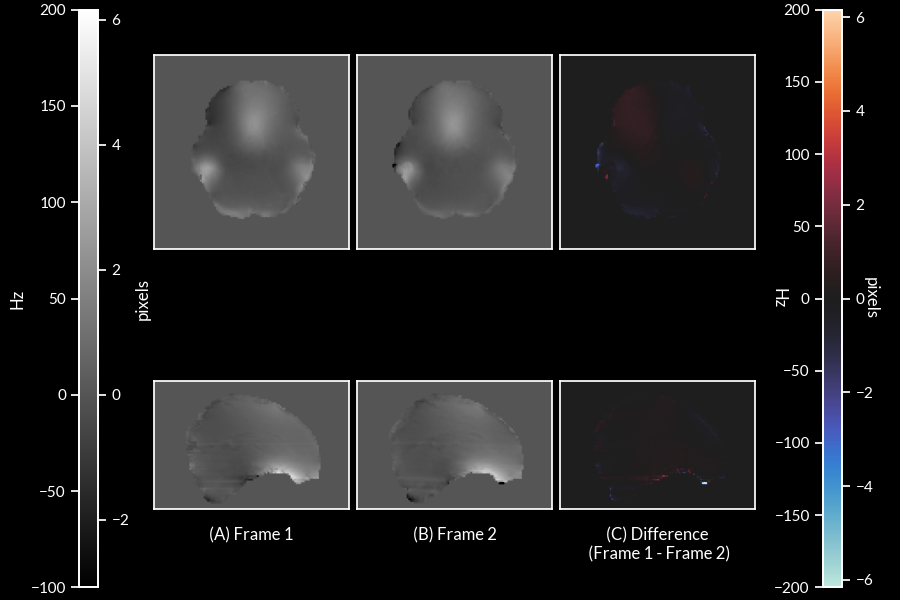

This chart was generated by the following Python code:
import nibabel as nib
import matplotlib.pyplot as plt
import seaborn as sns
# import simplebrainviewer as sbv

sns.set(font="Lato", style="dark")
plt.style.use("dark_background")

frame_ref = nib.load("/home/vanandrew/Data/test/run01_fmap_masked.nii.gz")
frame_mov = nib.load("/home/vanandrew/Data/test/run04_01space_fmap_masked.nii.gz")

data_ref = frame_ref.get_fdata()
data_mov = frame_mov.get_fdata()
diff = data_mov - data_ref

f = plt.figure(figsize=(9, 6), layout="constrained")

# pixel/Hz
pix_per_hz = 0.000279996 * 110

v_min = -200
v_max = 200
v_min_px = v_min * pix_per_hz
v_max_px = v_max * pix_per_hz

slice_num = 25

ax1 = f.add_subplot(2, 3, 1)
im1 = ax1.imshow(data_ref[:, :, slice_num].T, origin="lower", cmap="gray", vmin=-100, vmax=200)
ax1.set_xticklabels([])
ax1.set_yticklabels([])

ax1_2 = f.add_subplot(2, 3, 1)
ax1_2.set_visible(False)

ax2 = f.add_subplot(2, 3, 2)
im2 = ax2.imshow(data_mov[:, :, slice_num].T, origin="lower", cmap="gray", vmin=-100, vmax=200)
ax2.set_xticklabels([])
ax2.set_yticklabels([])

axA = f.add_subplot(2, 3, 3)
imA = axA.imshow(diff[:, :, slice_num].T, origin="lower", cmap="icefire", vmin=v_min, vmax=v_max)
axA.set_xticklabels([])
axA.set_yticklabels([])

axA_2 = f.add_subplot(2, 3, 3)
axA_2.set_visible(False)

# slice num
slice_num = 55

ax3 = f.add_subplot(2, 3, 4)
im3 = ax3.imshow(data_ref[slice_num, :, :].T, origin="lower", cmap="gray", vmin=-100, vmax=200)
ax3.set_xticklabels([])
ax3.set_yticklabels([])
ax3.set_xlabel("(A) Frame 1")

ax3_2 = f.add_subplot(2, 3, 4)
ax3_2.set_visible(False)

ax4 = f.add_subplot(2, 3, 5)
im4 = ax4.imshow(data_mov[slice_num, :, :].T, origin="lower", cmap="gray", vmin=-100, vmax=200)
ax4.set_xticklabels([])
ax4.set_yticklabels([])
ax4.set_xlabel("(B) Frame 2")

axB = f.add_subplot(2, 3, 6)
imB = axB.imshow(diff[slice_num, :, :].T, origin="lower", cmap="icefire", vmin=v_min, vmax=v_max)
axB.set_xticklabels([])
axB.set_yticklabels([])
axB.set_xlabel("(C) Difference\n (Frame 1 - Frame 2)")

axB_2 = f.add_subplot(2, 3, 6)
imB_2 = axB_2.imshow(pix_per_hz * diff[slice_num, :, :].T, origin="lower", cmap="icefire", vmin=v_min_px, vmax=v_max_px)
axB_2.set_visible(False)

cbar = f.colorbar(im1, ax=[ax1_2, ax3_2], aspect=30, pad=0.25, location="left", orientation="vertical")
cbar.ax.yaxis.set_ticks_position("left")
cbar.ax.set_ylabel('Hz', rotation=90)
cax = cbar.ax.twinx()
cax.set_ylim(-3.08, 6.16)
cax.set_ylabel("pixels", rotation=90)

cbar = f.colorbar(imB_2, ax=[axA_2, axB_2], aspect=30, pad=0.35, location="right", orientation="vertical")
cbar.ax.set_ylabel('pixels', rotation=270)
cax = cbar.ax.twinx()
cax.set_ylim(v_min, v_max)
cax.yaxis.set_ticks_position("left")
cax.set_ylabel("Hz", labelpad=-40, rotation=270)
cbar.ax.yaxis.set_ticks_position("right")

plt.show()
# sbv.plot_brain(diff, limits=(-200, 200))
